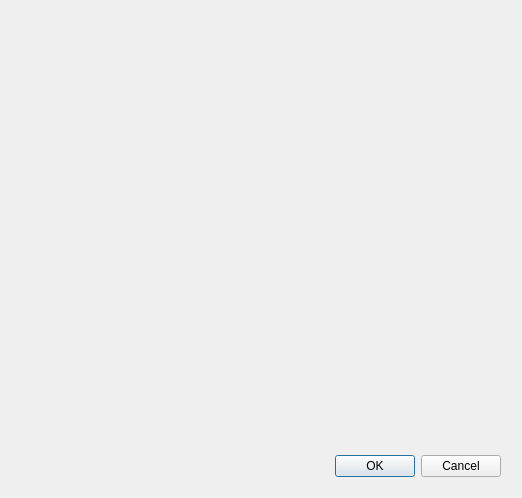
<?xml version="1.0" encoding="UTF-8"?>
<ui version="4.0">
 <class>addRecWindow</class>
 <widget class="QDialog" name="addRecWindow">
  <property name="geometry">
   <rect>
    <x>0</x>
    <y>0</y>
    <width>522</width>
    <height>498</height>
   </rect>
  </property>
  <property name="windowTitle">
   <string>Dialog</string>
  </property>
  <widget class="QDialogButtonBox" name="buttonBox">
   <property name="geometry">
    <rect>
     <x>160</x>
     <y>450</y>
     <width>341</width>
     <height>32</height>
    </rect>
   </property>
   <property name="orientation">
    <enum>Qt::Horizontal</enum>
   </property>
   <property name="standardButtons">
    <set>QDialogButtonBox::Cancel|QDialogButtonBox::Ok</set>
   </property>
  </widget>
 </widget>
 <resources/>
 <connections>
  <connection>
   <sender>buttonBox</sender>
   <signal>accepted()</signal>
   <receiver>addRecWindow</receiver>
   <slot>accept()</slot>
   <hints>
    <hint type="sourcelabel">
     <x>248</x>
     <y>254</y>
    </hint>
    <hint type="destinationlabel">
     <x>157</x>
     <y>274</y>
    </hint>
   </hints>
  </connection>
  <connection>
   <sender>buttonBox</sender>
   <signal>rejected()</signal>
   <receiver>addRecWindow</receiver>
   <slot>reject()</slot>
   <hints>
    <hint type="sourcelabel">
     <x>316</x>
     <y>260</y>
    </hint>
    <hint type="destinationlabel">
     <x>286</x>
     <y>274</y>
    </hint>
   </hints>
  </connection>
 </connections>
</ui>
